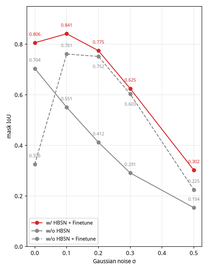
#> input picture figures/hbsn/f_noise_robust_cons.png, 208 x 271 px, shrunk from 750 x 975 before the run, found by its file name
$ python compose_noise_ab.py
#> lines starting #> are read from the running program, lines starting #| are printed output that depends on the picture; after the words box and inside, x2 and y2 are one past the last pixel; in counts of white or black regions, pixels touching at a corner belong together
#!/usr/bin/env python3
"""E5 大图合成：噪声鲁棒性折线图（A）与 5×5 可视化网格（B）拼成一张 AB 图。

两子图左右并排（A 左 B 右），同高对齐，宽度按各自宽高比自然分配；A/B 标题同字体。

用法：先跑 plot_noise_curves.py 与 vis_m1m2m3w.py 生成两张子图，再运行本脚本。
"""

import os

import matplotlib

matplotlib.use("Agg")
import matplotlib.pyplot as plt
import numpy as np

CURVE = "figures/hbsn/f_noise_robust_cons.png"
VIS = "figures/hbsn/f_noise_vis_final.png"
OUT = "figures/hbsn/f_noise_ab.png"


def crop_white(arr):
    """裁剪近白边距，使两子图以内容框对齐（避免残留白边破坏同宽对齐）。"""
    arr = arr[:, :, :3]
    content = ~(arr > 0.98).all(axis=-1)
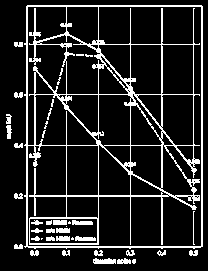
#> content: shape (271, 208) bool; 14% white in thin lines or dots
    rows = np.any(content, axis=1)
    cols = np.any(content, axis=0)
    if not rows.any():
        return arr
    r0, r1 = np.argmax(rows), len(rows) - np.argmax(rows[::-1])
#> r0 = 5; r1 = 264
    c0, c1 = np.argmax(cols), len(cols) - np.argmax(cols[::-1])
#> c0 = 6; c1 = 203
    return arr[r0:r1, c0:c1]
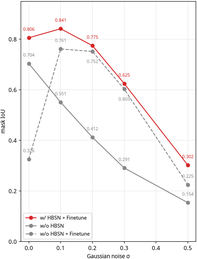
#> returned value: shape (259, 197, 3) float32; mean of channels 0, 1, 2 0.975, 0.97, 0.97; drawn as R, G, B


def main():
    curve = crop_white(plt.imread(CURVE))
    vis = crop_white(plt.imread(VIS))
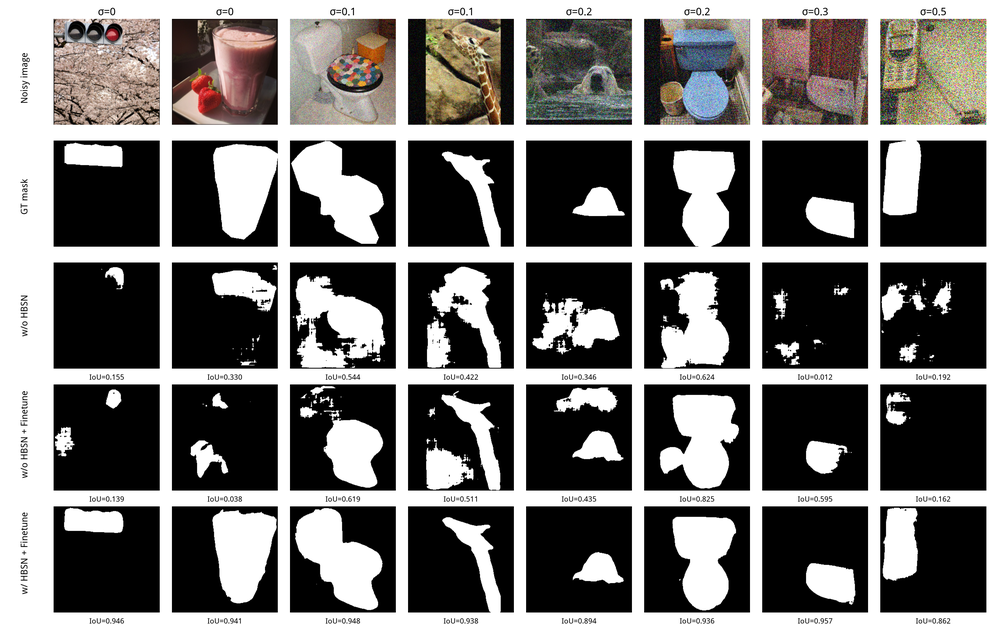
#> input picture figures/hbsn/f_noise_vis_final.png, 1000 x 625 px, shrunk from 3600 x 2250 before the run, found by its file name
#> in crop_white (call 2), `content = ~(arr > 0.98).all(axis=-1)`:
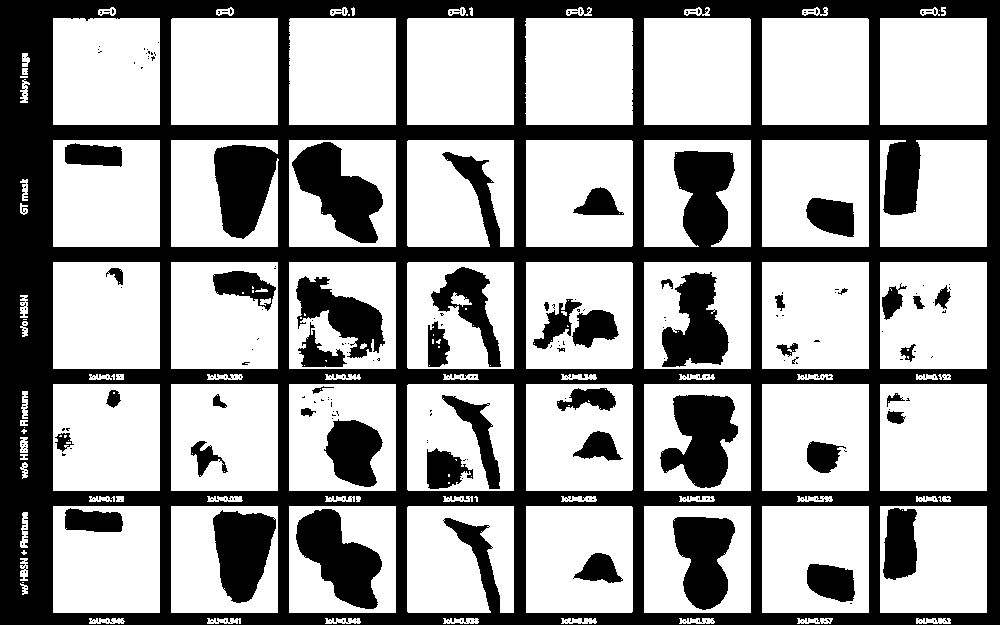
#> content: shape (625, 1000) bool; 62.9% white; 259 black regions (213 under 20 px), largest, box (x1, y1, x2, y2) and area: (0, 0, 1000, 625) 174497, (292, 142, 383, 243) 4838, (296, 509, 382, 609) 4726
#> in crop_white (call 2), `r0, r1 = np.argmax(rows), len(rows) - np.argmax(rows[::-1])`: r0 = 7; r1 = 624
#> in crop_white (call 2), `c0, c1 = np.argmax(cols), len(cols) - np.argmax(cols[::-1])`: c0 = 20; c1 = 987
#> in crop_white (call 2), `return arr[r0:r1, c0:c1]`:
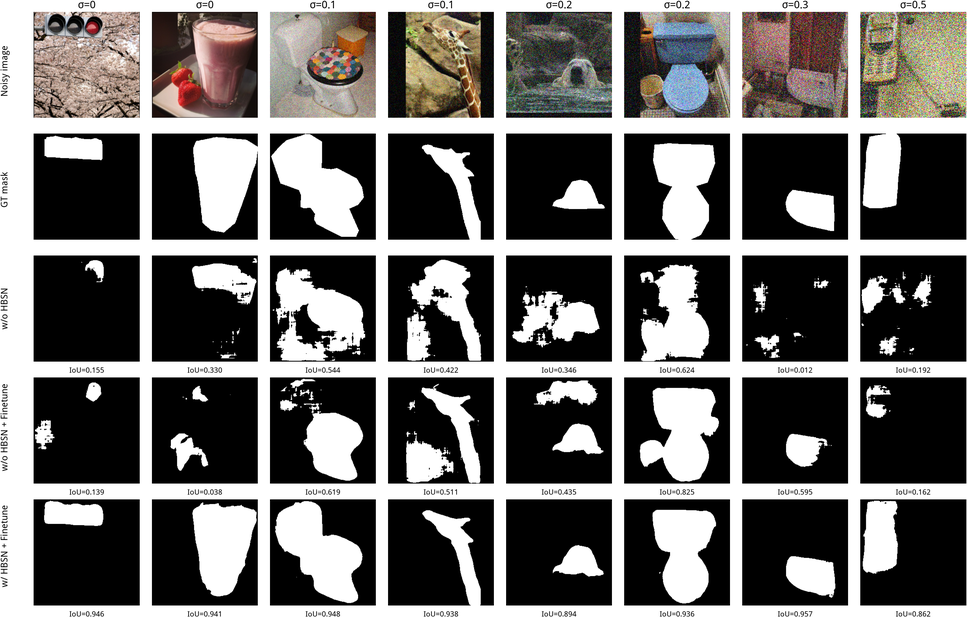
#> returned value: shape (617, 967, 3) float32; mean of channels 0, 1, 2 0.443, 0.436, 0.429; drawn as R, G, B
    ac = curve.shape[1] / curve.shape[0]  # A 宽高比（高窄折线图）
#> ac = 0.761
    av = vis.shape[1] / vis.shape[0]  # B 宽高比（正方形网格）
#> av = 1.57

    hb = 10.0  # 两子图同高（英寸）
    wb = hb * av  # B 宽（信息密度大，更宽）
#> wb = 15.67
    wa = hb * ac  # A 宽（高窄比例 → 比 B 窄）
#> wa = 7.61
    pad = 0.3  # 子图水平间距
    margin = 0.15  # 左右边距
    top = 0.6  # 顶部标题空间
    W = wa + wb + pad + 2 * margin
#> W = 23.88
    H = hb + top

    fig = plt.figure(figsize=(W, H))
    panels = [
        (  # A：左，同高、顶对齐 → 标题与 B 对齐
            fig.add_axes([margin / W, top / H, wa / W, hb / H]),
            curve,
            "(a)",
        ),
        (  # B：右，同高
            fig.add_axes([(margin + wa + pad) / W, top / H, wb / W, hb / H]),
            vis,
            "(b)",
        ),
    ]
    for ax, img, tag in panels:
        ax.imshow(img)
        ax.axis("off")
        ax.set_title(tag, fontsize=16)
#> this loop made 2 passes
#> tag on passes 1 to 2: '(a)', '(b)'
    os.makedirs(os.path.dirname(OUT), exist_ok=True)
    fig.savefig(OUT, dpi=150, bbox_inches="tight")
    plt.close(fig)
    print(f"output: {OUT}  (A {wa:.1f}x{hb:.1f}in, B {wb:.1f}x{hb:.1f}in, 同高)")
#| output: figures/hbsn/f_noise_ab.png  (A 7.6x10.0in, B 15.7x10.0in, 同高)


if __name__ == "__main__":
    main()
